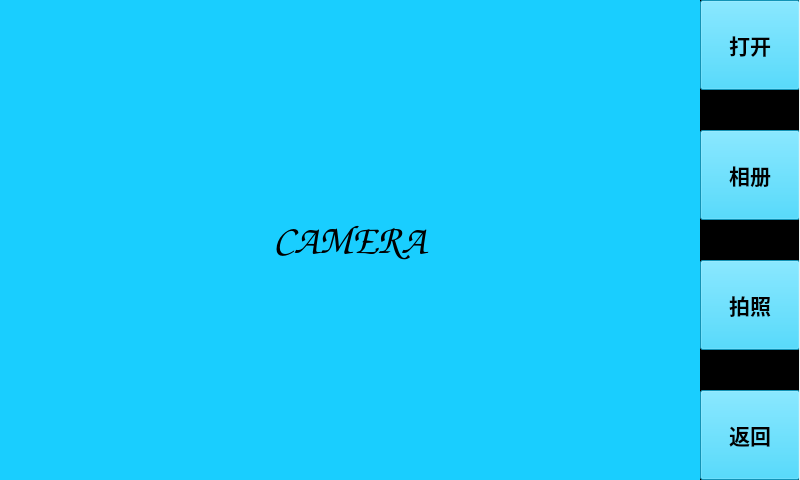
<?xml version="1.0" encoding="UTF-8"?>
<ui version="4.0">
 <class>v4l2</class>
 <widget class="QWidget" name="v4l2">
  <property name="geometry">
   <rect>
    <x>0</x>
    <y>0</y>
    <width>800</width>
    <height>480</height>
   </rect>
  </property>
  <property name="font">
   <font>
    <pointsize>13</pointsize>
   </font>
  </property>
  <property name="windowTitle">
   <string>v4l2</string>
  </property>
  <widget class="QWidget" name="centralwidget" native="true">
   <property name="geometry">
    <rect>
     <x>0</x>
     <y>0</y>
     <width>799</width>
     <height>480</height>
    </rect>
   </property>
   <widget class="QLabel" name="label">
    <property name="geometry">
     <rect>
      <x>-1</x>
      <y>0</y>
      <width>701</width>
      <height>480</height>
     </rect>
    </property>
    <property name="font">
     <font>
      <family>URW Chancery L</family>
      <pointsize>30</pointsize>
      <weight>7</weight>
      <italic>true</italic>
      <bold>false</bold>
     </font>
    </property>
    <property name="styleSheet">
     <string notr="true">font: 57 italic 30pt &quot;URW Chancery L&quot;;

background-color: rgb(25, 206, 255);</string>
    </property>
    <property name="text">
     <string>CAMERA</string>
    </property>
    <property name="alignment">
     <set>Qt::AlignCenter</set>
    </property>
   </widget>
   <widget class="QPushButton" name="pushButton_take">
    <property name="geometry">
     <rect>
      <x>700</x>
      <y>260</y>
      <width>100</width>
      <height>90</height>
     </rect>
    </property>
    <property name="font">
     <font>
      <pointsize>16</pointsize>
      <weight>75</weight>
      <bold>true</bold>
     </font>
    </property>
    <property name="styleSheet">
     <string notr="true">background-color: rgb(25, 206, 255);</string>
    </property>
    <property name="text">
     <string>拍照</string>
    </property>
   </widget>
   <widget class="QPushButton" name="pushButton_open">
    <property name="geometry">
     <rect>
      <x>700</x>
      <y>0</y>
      <width>100</width>
      <height>90</height>
     </rect>
    </property>
    <property name="font">
     <font>
      <pointsize>16</pointsize>
      <weight>75</weight>
      <bold>true</bold>
     </font>
    </property>
    <property name="styleSheet">
     <string notr="true">background-color: rgb(25, 206, 255);</string>
    </property>
    <property name="text">
     <string>打开</string>
    </property>
   </widget>
   <widget class="QPushButton" name="pushButton_back">
    <property name="geometry">
     <rect>
      <x>700</x>
      <y>390</y>
      <width>100</width>
      <height>90</height>
     </rect>
    </property>
    <property name="font">
     <font>
      <pointsize>16</pointsize>
      <weight>75</weight>
      <bold>true</bold>
     </font>
    </property>
    <property name="styleSheet">
     <string notr="true">background-color: rgb(25, 206, 255);</string>
    </property>
    <property name="text">
     <string>返回</string>
    </property>
   </widget>
   <widget class="QPushButton" name="pushButton_photos">
    <property name="geometry">
     <rect>
      <x>700</x>
      <y>130</y>
      <width>100</width>
      <height>90</height>
     </rect>
    </property>
    <property name="font">
     <font>
      <pointsize>16</pointsize>
      <weight>75</weight>
      <bold>true</bold>
     </font>
    </property>
    <property name="styleSheet">
     <string notr="true">background-color: rgb(25, 206, 255);</string>
    </property>
    <property name="text">
     <string>相册</string>
    </property>
   </widget>
   <widget class="QLabel" name="label_2">
    <property name="geometry">
     <rect>
      <x>0</x>
      <y>0</y>
      <width>800</width>
      <height>480</height>
     </rect>
    </property>
    <property name="styleSheet">
     <string notr="true">background-color: rgb(0, 0, 0);</string>
    </property>
    <property name="text">
     <string/>
    </property>
   </widget>
   <zorder>label_2</zorder>
   <zorder>label</zorder>
   <zorder>pushButton_take</zorder>
   <zorder>pushButton_open</zorder>
   <zorder>pushButton_back</zorder>
   <zorder>pushButton_photos</zorder>
  </widget>
 </widget>
 <resources/>
 <connections/>
</ui>
